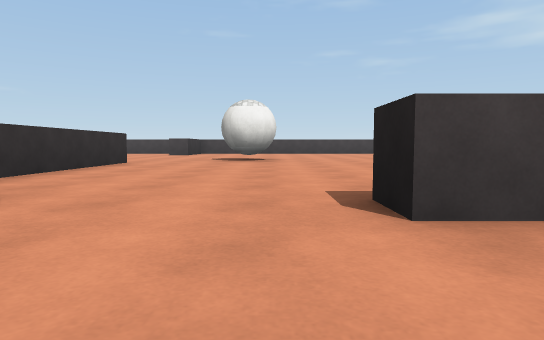
View 1 (above)

24 first-person views from a walk through a Unity game level. The camera is 0.27 m above the floor, tilts 4° down and sees 75° across. The floor is counted in squares, 1 m on a side. Each view is taken from the middle of a square. On the plan, view 1 faces up. The plan holds only what a view shows up to about 9 squares ahead; the rest is blank. The place goes on beyond the plan. The player character is not drawn. Surface patterns are stand-ins for the level's own textures.

View 2
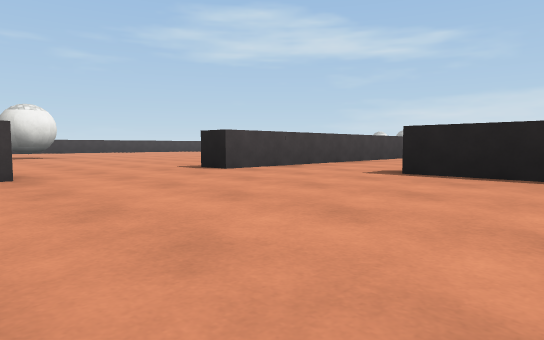

View 3
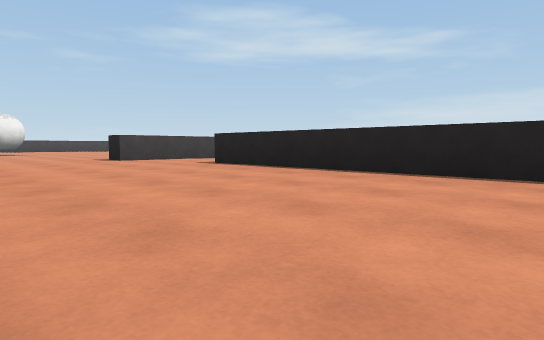

View 4
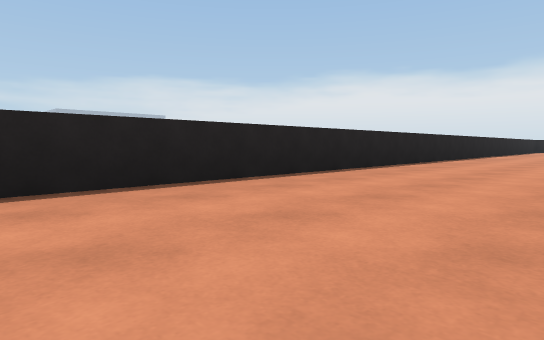

View 5
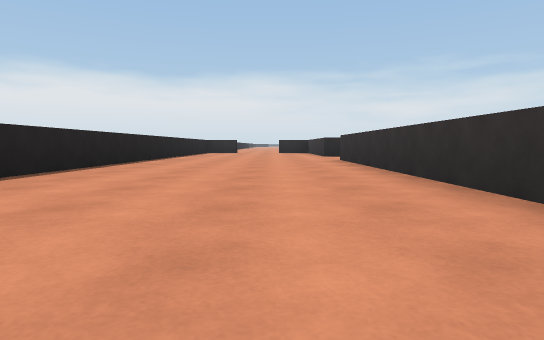

View 6
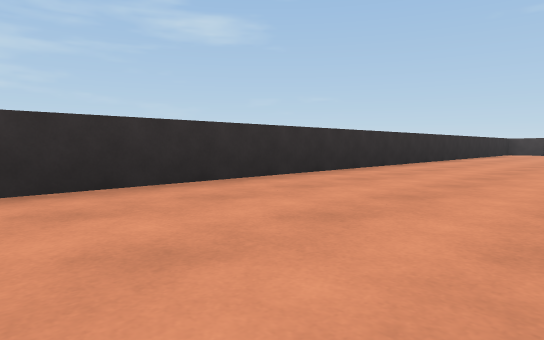

View 7
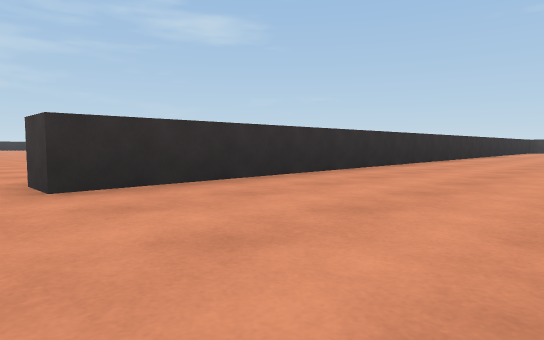

View 8
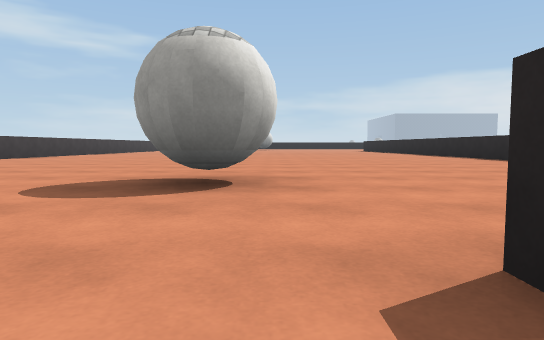

View 9
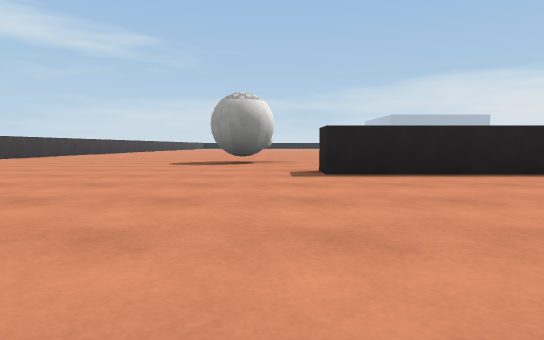

View 10
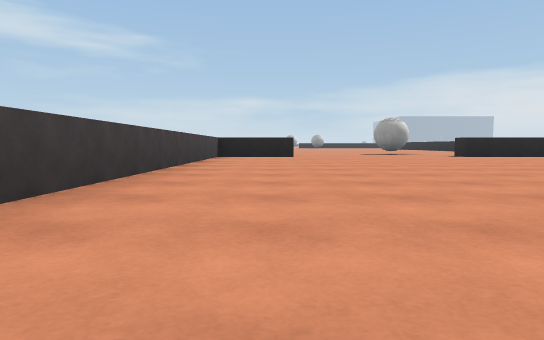

View 11
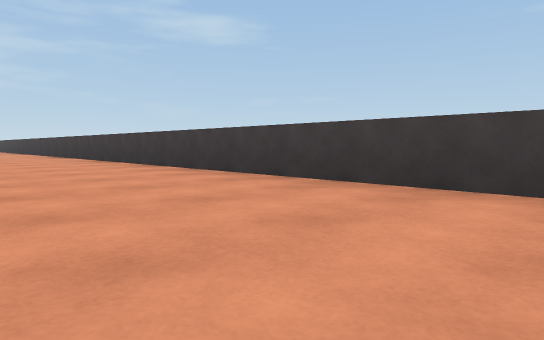

View 12
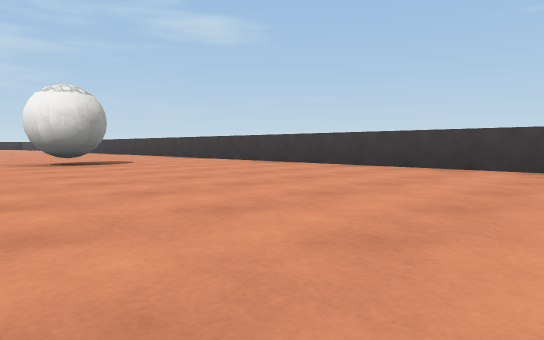

View 13
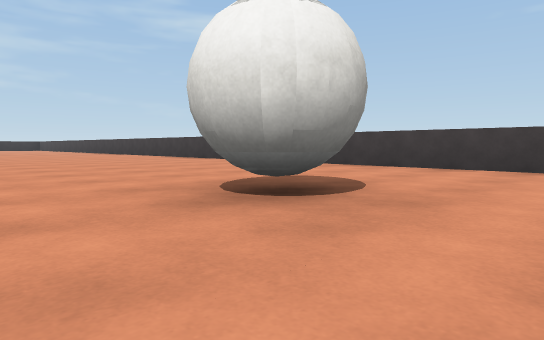

View 14
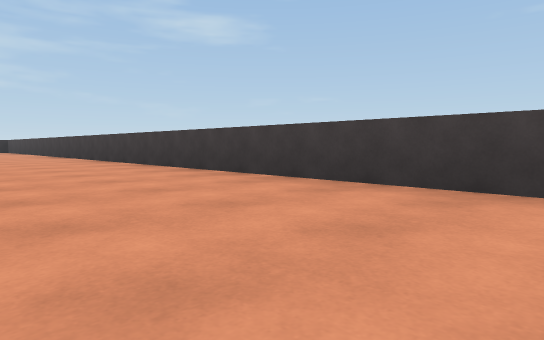

View 15
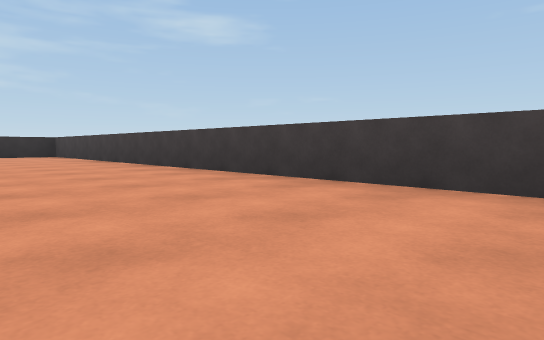

View 16
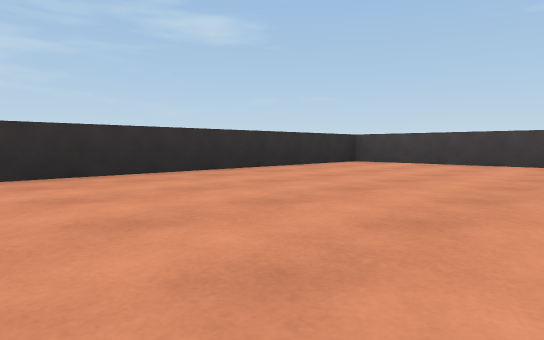

View 17
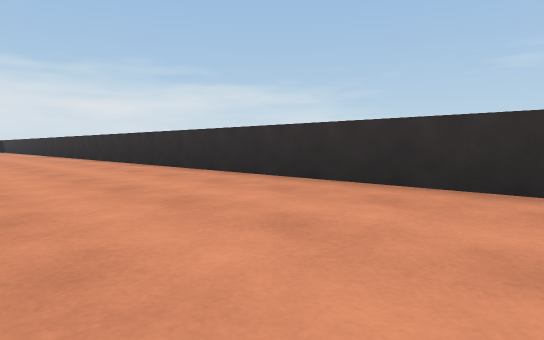

View 18
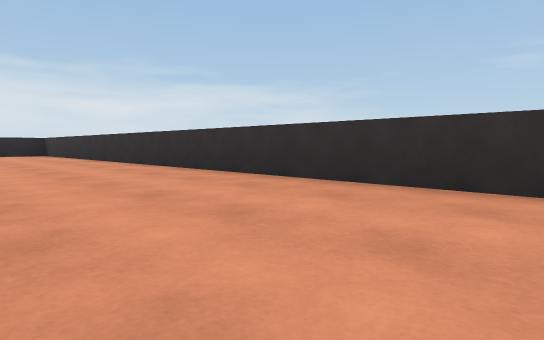

View 19
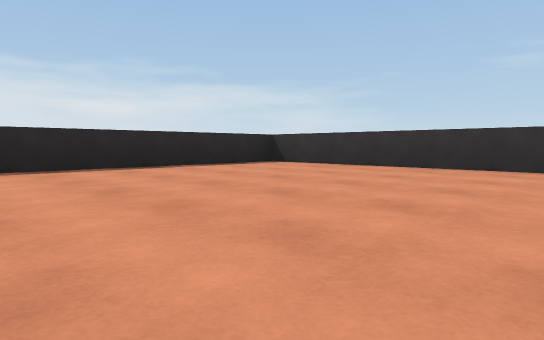

View 20
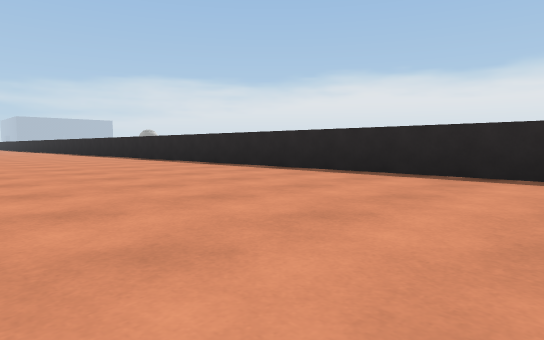

View 21
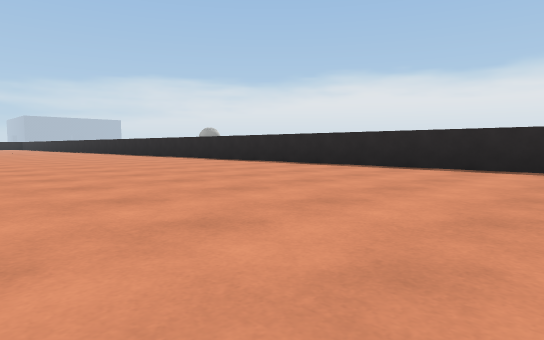

View 22
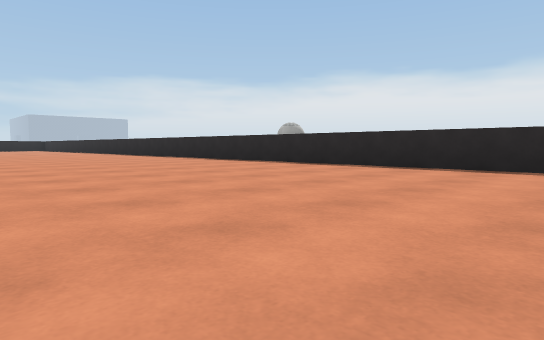

View 23
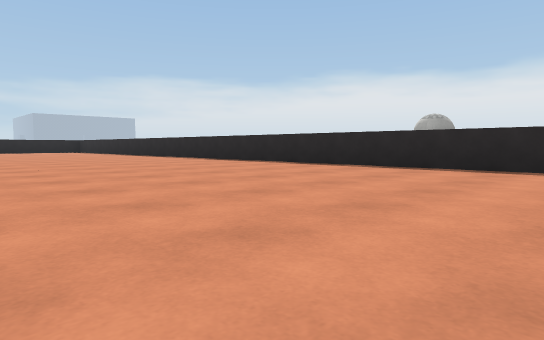

View 24
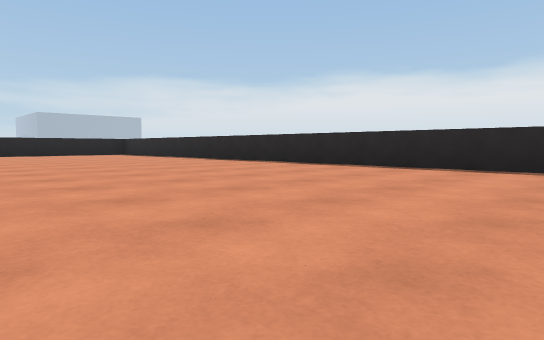

### Floor plan
Points are (right, up) in squares from view 1. A wall is a line through its corners. A room is listed if a view was taken in it or the views show most of it. See-through windows are left out.
Room 1 (views 1, 2, 3, 4, 5, 6, 7)
walls: (-2.2, 0.6) (-2.2, -12.5) (-2.8, -12.5); (1.5, 1.2) (0.5, 1.2); (1.2, -13.5) (1.2, -0.5)
ways out: opening at (-0.5, 1) to room 2; opening at (-3, -13); opening at (1, 0)
Room 2 (views 8, 9, 10, 11, 12, 13, 14, 15, 16, 17, 18, 19, 20, 21, 22, 23, 24)
walls: (-2.8, 3.5) (-2.8, 5.5) (-2.2, 5.5) (-2.2, 2.9); (-2.8, 9.5) (-2.8, 11.3) (-32.3, 11.3) (-32.3, -8.3) (-4.4, -8.3); (-2.8, -6.6) (-2.8, -5.2); (0.5, 1.2) (0.5, 1.8); (3.4, 1.7) (6, 1.7); (6.1, 11.3) (0.7, 11.3)
ways out: opening at (-0.5, 1) to room 1
objects: ball (-14, 8) to (-13, 9); ball (-1, 6) to (0, 7)

Where each view was taken, in squares from view 1:
view 1: 0 up, 0 right, facing up
view 2: 2 down, 2 left, facing up-right
view 3: 5 down, 2 left, facing up-right
view 4: 3 down, 1 left, facing down-right
view 5: 6 down, 1 left, facing down
view 6: 10 down, 0 right, facing up-left
view 7: 13 down, 0 right, facing up-left
view 8: 6 up, 3 left, facing right
view 9: 6 up, 6 left, facing right
view 10: 10 up, 11 left, facing right
view 11: 9 up, 7 left, facing up-left
view 12: 7 up, 8 left, facing up-left
view 13: 7 up, 12 left, facing up-left
view 14: 9 up, 17 left, facing up-left
view 15: 9 up, 23 left, facing up-left
view 16: 6 up, 29 left, facing up-left
view 17: 8 up, 30 left, facing down-left
view 18: 2 up, 30 left, facing down-left
view 19: 4 down, 28 left, facing down-left
view 20: 5 down, 31 left, facing down-right
view 21: 4 down, 27 left, facing down-right
view 22: 4 down, 22 left, facing down-right
view 23: 4 down, 17 left, facing down-right
view 24: 4 down, 13 left, facing down-right
